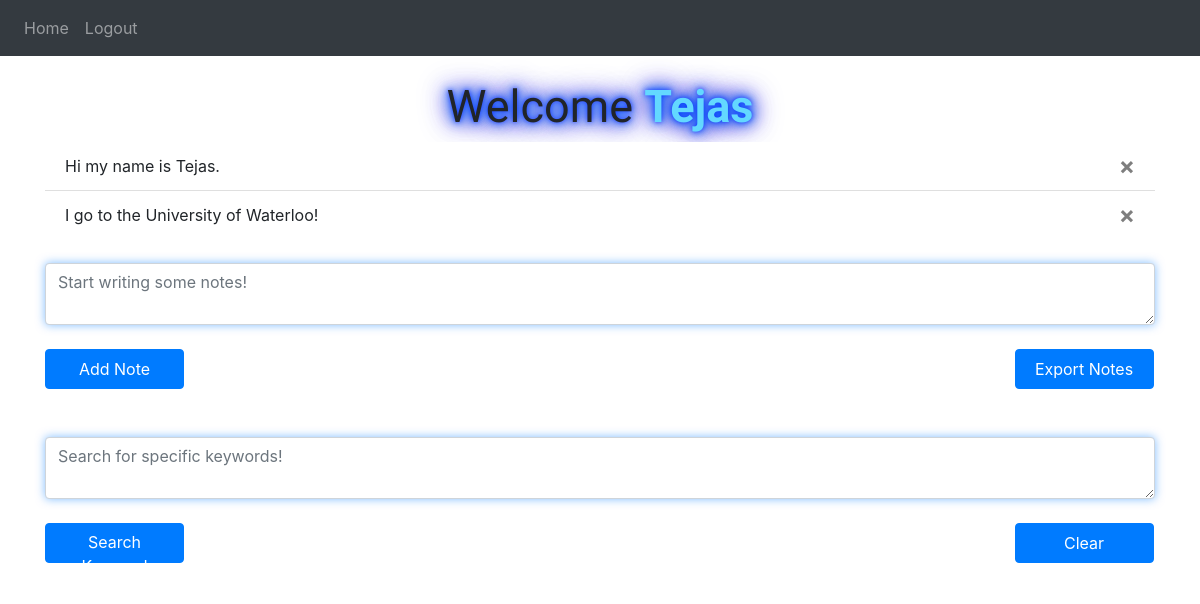
Page / (signed in) on the earlier database version.
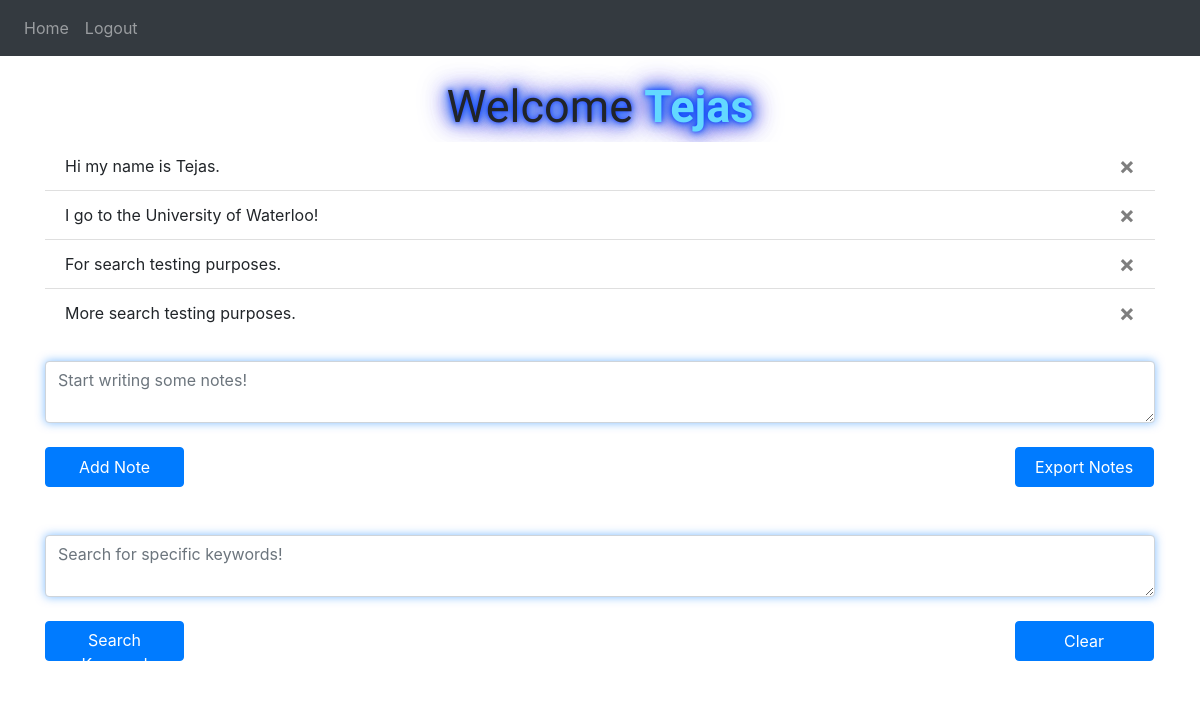
Same page on the later database version.
### website/models.py (models this page shows)
class Note(db.Model):
    id = db.Column(db.Integer, primary_key=True)  # Primary key for the notes table
    data = db.Column(db.String(10000))  # Column to store the note data, with a maximum length of 10000 characters
    date = db.Column(db.DateTime(timezone=True), default=func.now())  # Timestamp for when the note was created, with timezone support
    user_id = db.Column(db.Integer, db.ForeignKey('user.id'))  # Foreign key to link to the user who created the note

### website/views.py (the view, shortened to what this page needs)
@views.route('/', methods=['GET', 'POST'])
@login_required  # Ensure the user is logged in to access this route
def home():
    return render_template("home.html", user=current_user, searched_notes=searched_notes if 'search_note' in request.form else None)

### website/templates/home.html (shortened to what this page needs)
{% extends "base.html" %} {% block title %}Home{% endblock %}
{% block content %}
<br>
<h1 align="center" class="text-glow" style="font-family: Sofia Sans; font-size: 45px;">Welcome <span style="color:rgb(99, 216, 255)"><b>{{user.first_name}}</b></span></h1>
<ul class="list-group list-group-flush" id="notes">
    {% for note in user.notes %}
    <li class="list-group-item">{{ note.data }}
        <button type="button" class="close" onclick="deleteNote({{ note.id }})">
            <span align="center" aria-hidden="true">&times;</span>
        </button>
    </li>
    {% endfor %}
</ul>
<form method="POST">
    <br>
    <textarea name="note" id="note" class="form-control form-control-glow" placeholder="Start writing some notes!"></textarea>
    <br>
    <div align="left">
        <button style="width: 139px; height: 40px;" type="submit" class="btn btn-primary" name="add_note">Add Note</button>
        <button style="width: 139px; height: 40px; margin-left: 826px;" type="submit" class="btn btn-primary" name="export_note">Export Notes</button>
    </div>
    <br>
    <br>
    <div>
        <textarea name="search" id="search" class="form-control form-control-glow" placeholder="Search for specific keywords!"></textarea>
    </div>
    <br>
    <div align="left">
        <button style="width: 139px; height: 40px;" type="submit" class="btn btn-primary" name="search_note">Search Keyword</button>
        <button style="width: 139px; height: 40px; margin-left: 826px;" type="submit" class="btn btn-primary" name="clear">Clear</button>
    </div>
</form>
{% endblock %}

Differences in the rows shown:
added Note: data "For search testing purposes."
added Note: data "More search testing purposes."
